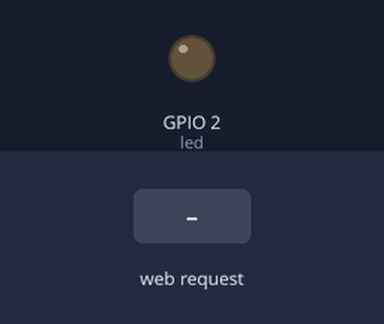
A sketch run on a simulated ESP8266 (NodeMCU). Shown: output pins drawn as LEDs (lit = HIGH). The inputs (shaded band) are chosen by the test bench. WiFi joins after 1.5 s; servers stay silent unless stated; what the sketch prints to the serial monitor is not drawn.

Above: at 2.7 s.
2.8 s: HTTP request GET /LED=OFF received
At 4.0 s:
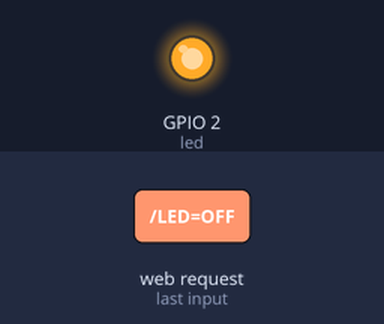
4.3 s: HTTP request GET /LED=ON received
At 5.3 s:
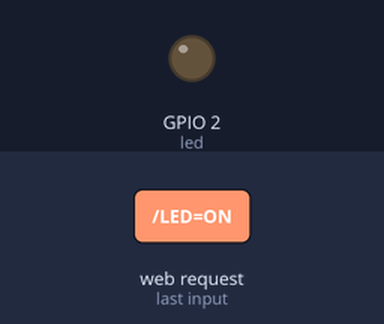
Timing chart, 0 to 7.3 s (numbered marks = the images above; inputs shaded):
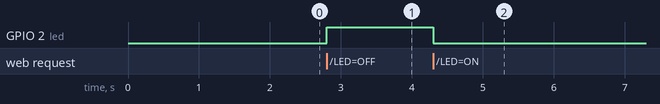

The sketch:

led_control.ino
```cpp
#include <ESP8266WiFi.h>
#include <Arduino.h>
#ifdef ESP32
#include <WiFi.h>
#include <AsyncTCP.h>
#else
#include <ESP8266WiFi.h>
#include <ESPAsyncTCP.h>
#endif
#include <ESPAsyncWebServer.h>
const char* ssid = "YOUR_SSID";
const char* pass = "YOUR_PASS";
int led = LED_BUILTIN;
WiFiServer server(80);

void setup() {
 Serial.begin(9600);
  delay(10);
  pinMode(led, OUTPUT);
  digitalWrite(led,LOW);
  Serial.println();
  Serial.print("connecting to :");
  Serial.println(ssid);
  WiFi.begin(ssid,pass);
  while (WiFi.status() != WL_CONNECTED){
    delay(500);
    Serial.print(".");
  }
  Serial.println();
  Serial.println("WiFi connected");
  server.begin();
  Serial.println("server started");
  Serial.print("User this url to connect to the program : ");
  Serial.print(WiFi.localIP());
  Serial.print("/");
}

void loop() {
  // Check if a client has connected
  WiFiClient client = server.available();
  if (!client)
  {
    return;
  }

  Serial.println("new client");
  while (!client.available())
  {
    delay(1);
  }


  // Read the first line of the request
  String request = client.readStringUntil('\r');
  Serial.println("user requested :");
  Serial.print(request);
  client.flush();
  if (request.indexOf("/LED=OFF") != -1)
  {
    client.println("user requested " + request);
    digitalWrite(led, HIGH);
  }
  if (request.indexOf("/LED=ON") != -1)
  {
    client.println("user requested " + request);
    digitalWrite(led, LOW);
  }

}
```

Measured:
- after the input at 2.8 s, GPIO 2 (led): LOW → HIGH at once
- after the input at 4.3 s, GPIO 2 (led): HIGH → LOW at once
